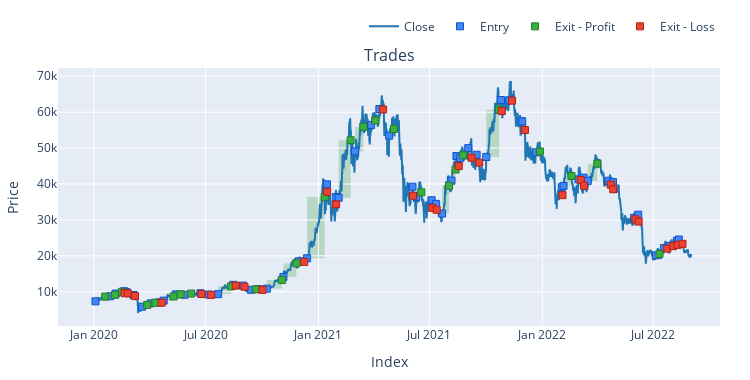

Write notebook code for a chart like this one.
### Code cell
'''
Strategy Implementation for long strategy
'''
import numpy as np
import pandas
import vectorbt as vbt
from numba import njit


@njit
def crossabove(a, b):
    return (a[:-1] <= b[:-1]) & (a[1:] > b[1:])

@njit
def crossbelow(a, b):
    return (a[:-1] >= b[:-1]) & (a[1:] < b[1:])

@njit
def produce_signal(rsi_values, slowk_values, slowd_values):
    # 計算交叉
    cross_up = crossabove(slowk_values, slowd_values)
    cross_down = crossbelow(slowk_values, slowd_values)

    trend = np.zeros(len(rsi_values), dtype=np.int32)

    for i in range(1, len(rsi_values)):
        if  rsi_values[i]>60 and cross_up[i-1]:
            trend[i] = 1
        elif rsi_values[i]<40:
            trend[i] = -1

    return trend



def custom_indicator(close, high, low, rsi_window=32, fastk_period=9, slowk_period=3,slowd_period=3):
    # Calculate RSI
    rsi = RSI.run(close, rsi_window).real
    stoch = STOCH.run(
        high,
        low,
        close,
        fastk_period=fastk_period,
        slowk_period=slowk_period,
        slowk_matype=0,
        slowd_period=slowd_period,
        slowd_matype=0
    )

    rsi_values = rsi.to_numpy()
    slowk_values = stoch.slowk.to_numpy()
    slowd_values = stoch.slowd.to_numpy()


    # Ensure no NaNs

    rsi_values = np.nan_to_num(rsi_values)
    slowk_values = np.nan_to_num(slowk_values)
    slowd_values = np.nan_to_num(slowd_values)

    return produce_signal(rsi_values,slowk_values,slowd_values)

# Define the custom indicator using IndicatorFactory
ind = vbt.IndicatorFactory(
    class_name="Combination",
    short_name="comb",
    input_names=['close', 'high', 'low'],
    param_names=['rsi_window', 'fastk_period', 'slowk_period', 'slowd_period'],
    output_names=["value"]
).from_apply_func(
    custom_indicator,
    rsi_window=32,
    fastk_period=9,
    slowk_period=3,
    slowd_period=3)

# Run the indicator
res = ind.run(
    data['close'],
    data['high'],
    data['low'],
    rsi_window=32,
    fastk_period=20,
    slowk_period=3,
    slowd_period=3,
)

# Generate entries and exits signals
entries = res.value == 1
exits = res.value == -1

# Create a portfolio from the signals
pf = vbt.Portfolio.from_signals(data['close'], entries, exits,freq='1h',direction='longonly',fees=0.04/100,sl_stop=0.05)
print(pf.stats())
fig = pf.plots(subplots=['trades'])
fig.show()
# 'orders', 'trades', 'drawdowns', 'underwater', 'trade_pnl','cum_returns'

### Figure 1 — Plotly figure (JSON) as saved in the notebook; plotly's stock layout.template omitted (floating-point values rounded to 4 significant figures; data arrays with more than 128 entries replaced by an {"elided": "..."} marker saying what was removed)
{"data": [{"line": {"color": "#1f77b4"}, "name": "Close", "showlegend": true, "x": {"elided": "23279 str values"}, "type": "scatter", "uid": "7ed3b438-6718-4f8d-8ac6-e055d8158e08", "xaxis": "x", "yaxis": "y", "y": {"elided": "23279 float values"}, "legendgroup": "0"}, {"customdata": {"elided": "59x5 mixed values"}, "hovertemplate": "Exit Trade Id: %{customdata[0]}<br>Position Id: %{customdata[1]}<br>Size: %{customdata[2]:.6f}<br>Entry Timestamp: %{x}<br>Avg Entry Price: %{y}<br>Entry Fees: %{customdata[3]:.6f}<br>Direction: %{customdata[4]}", "marker": {"color": "#4285F4", "line": {"color": "rgb(11,84,205)", "width": 1}, "size": 7, "symbol": "square"}, "mode": "markers", "name": "Entry", "x": ["2020-01-03T13:00:00", "2020-01-27T11:00:00", "2020-02-05T15:00:00", "2020-02-19T03:00:00", "2020-02-23T07:00:00", "2020-03-05T16:00:00", "2020-03-19T12:00:00", "2020-04-02T14:00:00", "2020-04-16T12:00:00", "2020-04-23T18:00:00", "2020-05-13T20:00:00", "2020-05-27T18:00:00", "2020-06-22T16:00:00", "2020-07-06T11:00:00", "2020-07-21T10:00:00", "2020-08-15T00:00:00", "2020-08-30T23:00:00", "2020-09-13T03:00:00", "2020-09-24T22:00:00", "2020-10-08T21:00:00", "2020-11-04T23:00:00", "2020-11-30T01:00:00", "2020-12-13T13:00:00", "2021-01-14T19:00:00", "2021-01-29T08:00:00", "2021-02-03T00:00:00", "2021-03-01T16:00:00", "2021-03-27T21:00:00", "2021-04-10T09:00:00", "2021-04-26T09:00:00", "2021-06-03T10:00:00", "2021-06-09T16:00:00", "2021-07-04T15:00:00", "2021-07-11T21:00:00", "2021-07-21T14:00:00", "2021-08-05T22:00:00", "2021-08-13T23:00:00", "2021-08-20T06:00:00", "2021-09-02T06:00:00", "2021-09-15T21:00:00", "2021-10-01T16:00:00", "2021-10-25T14:00:00", "2021-11-07T23:00:00", "2021-11-29T06:00:00", "2021-12-21T11:00:00", "2022-02-01T16:00:00", "2022-02-04T15:00:00", "2022-02-28T19:00:00", "2022-03-09T07:00:00", "2022-03-16T02:00:00", "2022-04-18T22:00:00", "2022-04-26T04:00:00", "2022-05-30T16:00:00", "2022-06-06T08:00:00", "2022-07-04T22:00:00", "2022-07-18T14:00:00", "2022-07-27T19:00:00", "2022-08-08T11:00:00", "2022-08-11T11:00:00"], "y": [7346.0, 8738.0, 9500.0, 10160.0, 9890.0, 9093.0, 5843.0, 6771.0, 7054.0, 7540.0, 9281.0, 9164.0, 9585.0, 9221.0, 9347.0, 11930.0, 11710.0, 10550.0, 10760.0, 10870.0, 14130.0, 18480.0, 19330.0, 39930.0, 36400.0, 36170.0, 49070.0, 56450.0, 60890.0, 53470.0, 39240.0, 36470.0, 35490.0, 34480.0, 31790.0, 40940.0, 47790.0, 47200.0, 50000.0, 48140.0, 47540.0, 63390.0, 63320.0, 57450.0, 48840.0, 39090.0, 39480.0, 41310.0, 41770.0, 40870.0, 40900.0, 40550.0, 30610.0, 31460.0, 20150.0, 22210.0, 22760.0, 24160.0, 24550.0], "type": "scatter", "uid": "047f089b-8903-4b8c-9a48-0d1801c475d4", "xaxis": "x", "yaxis": "y", "legendgroup": "1"}, {"customdata": {"elided": "26x8 mixed values"}, "hovertemplate": "Exit Trade Id: %{customdata[0]}<br>Position Id: %{customdata[1]}<br>Size: %{customdata[2]:.6f}<br>Exit Timestamp: %{x}<br>Avg Exit Price: %{y}<br>Exit Fees: %{customdata[3]:.6f}<br>PnL: %{customdata[4]:.6f}<br>Return: %{customdata[5]:.2%}<br>Direction: %{customdata[6]}<br>Duration: %{customdata[7]}", "marker": {"color": "#37B13F", "line": {"color": "rgb(38,123,44)", "width": 1}, "size": 7, "symbol": "square"}, "mode": "markers", "name": "Exit - Profit", "x": ["2020-01-19T12:00:00", "2020-02-04T12:00:00", "2020-02-15T15:00:00", "2020-03-27T23:00:00", "2020-04-10T05:00:00", "2020-05-10T00:00:00", "2020-05-21T09:00:00", "2020-06-07T12:00:00", "2020-08-11T15:00:00", "2020-09-21T09:00:00", "2020-11-02T12:00:00", "2020-11-26T03:00:00", "2021-01-11T02:00:00", "2021-02-22T13:00:00", "2021-03-15T09:00:00", "2021-04-03T21:00:00", "2021-05-04T00:00:00", "2021-06-17T17:00:00", "2021-08-02T00:00:00", "2021-08-12T16:00:00", "2021-08-24T16:00:00", "2021-10-22T15:00:00", "2021-12-28T04:00:00", "2022-02-17T13:00:00", "2022-03-31T16:00:00", "2022-07-11T01:00:00"], "y": [8646.0, 9144.0, 9982.0, 6354.0, 6952.0, 8696.0, 9296.0, 9509.0, 11490.0, 10700.0, 13300.0, 17930.0, 36420.0, 52190.0, 55940.0, 57690.0, 55320.0, 37690.0, 39530.0, 44040.0, 48000.0, 60740.0, 49040.0, 42240.0, 45690.0, 20550.0], "type": "scatter", "uid": "2f6aac38-9f21-4c6e-a2a7-756e9ff1e7a5", "xaxis": "x", "yaxis": "y", "legendgroup": "2"}, {"customdata": {"elided": "33x8 mixed values"}, "hovertemplate": "Exit Trade Id: %{customdata[0]}<br>Position Id: %{customdata[1]}<br>Size: %{customdata[2]:.6f}<br>Exit Timestamp: %{x}<br>Avg Exit Price: %{y}<br>Exit Fees: %{customdata[3]:.6f}<br>PnL: %{customdata[4]:.6f}<br>Return: %{customdata[5]:.2%}<br>Direction: %{customdata[6]}<br>Duration: %{customdata[7]}", "marker": {"color": "#EA4335", "line": {"color": "rgb(181,31,18)", "width": 1}, "size": 7, "symbol": "square"}, "mode": "markers", "name": "Exit - Loss", "x": ["2020-02-19T21:00:00", "2020-02-25T06:00:00", "2020-03-08T00:00:00", "2020-04-20T11:00:00", "2020-06-24T10:00:00", "2020-07-10T04:00:00", "2020-08-19T05:00:00", "2020-09-02T11:00:00", "2020-10-01T16:00:00", "2020-12-08T22:00:00", "2021-01-15T05:00:00", "2021-01-29T19:00:00", "2021-04-16T09:00:00", "2021-06-04T05:00:00", "2021-07-05T11:00:00", "2021-07-12T19:00:00", "2021-08-17T20:00:00", "2021-09-07T14:00:00", "2021-09-20T02:00:00", "2021-10-26T22:00:00", "2021-11-12T15:00:00", "2021-12-03T16:00:00", "2022-02-02T21:00:00", "2022-03-04T14:00:00", "2022-03-10T04:00:00", "2022-04-22T14:00:00", "2022-04-26T15:00:00", "2022-06-01T17:00:00", "2022-06-07T01:00:00", "2022-07-23T17:00:00", "2022-08-02T09:00:00", "2022-08-09T13:00:00", "2022-08-17T14:00:00"], "y": [9617.0, 9546.0, 8795.0, 6964.0, 9384.0, 9149.0, 11730.0, 11420.0, 10520.0, 18320.0, 37860.0, 34360.0, 60770.0, 36760.0, 33360.0, 32830.0, 45010.0, 47330.0, 45950.0, 60320.0, 63210.0, 55050.0, 36900.0, 41100.0, 39530.0, 39850.0, 38550.0, 30160.0, 29550.0, 22030.0, 22700.0, 23060.0, 23340.0], "type": "scatter", "uid": "a1912f26-26ff-48c4-9d36-b3f5ed132b7b", "xaxis": "x", "yaxis": "y", "legendgroup": "3"}], "layout": {"annotations": [{"font": {"size": 16}, "showarrow": false, "text": "Trades", "x": 0.5, "xanchor": "center", "xref": "paper", "y": 1.0, "yanchor": "bottom", "yref": "paper"}], "xaxis": {"anchor": "y", "domain": [0.0, 1.0], "title": {"text": "Index"}}, "yaxis": {"anchor": "x", "domain": [0.0, 1.0], "title": {"text": "Price"}}, "margin": {"t": 30, "b": 30, "l": 30, "r": 30}, "legend": {"orientation": "h", "yanchor": "bottom", "y": 1.105, "xanchor": "right", "x": 1, "traceorder": "normal"}, "width": 750, "height": 380, "showlegend": true, "shapes": [{"fillcolor": "green", "layer": "below", "line": {"width": 0}, "opacity": 0.2, "type": "rect", "x0": "2020-01-03T13:00:00", "x1": "2020-01-19T12:00:00", "xref": "x", "y0": 7346.0, "y1": 8646.0, "yref": "y"}, {"fillcolor": "green", "layer": "below", "line": {"width": 0}, "opacity": 0.2, "type": "rect", "x0": "2020-01-27T11:00:00", "x1": "2020-02-04T12:00:00", "xref": "x", "y0": 8738.0, "y1": 9144.0, "yref": "y"}, {"fillcolor": "green", "layer": "below", "line": {"width": 0}, "opacity": 0.2, "type": "rect", "x0": "2020-02-05T15:00:00", "x1": "2020-02-15T15:00:00", "xref": "x", "y0": 9500.0, "y1": 9982.0, "yref": "y"}, {"fillcolor": "green", "layer": "below", "line": {"width": 0}, "opacity": 0.2, "type": "rect", "x0": "2020-03-19T12:00:00", "x1": "2020-03-27T23:00:00", "xref": "x", "y0": 5843.0, "y1": 6354.0, "yref": "y"}, {"fillcolor": "green", "layer": "below", "line": {"width": 0}, "opacity": 0.2, "type": "rect", "x0": "2020-04-02T14:00:00", "x1": "2020-04-10T05:00:00", "xref": "x", "y0": 6771.0, "y1": 6952.0, "yref": "y"}, {"fillcolor": "green", "layer": "below", "line": {"width": 0}, "opacity": 0.2, "type": "rect", "x0": "2020-04-23T18:00:00", "x1": "2020-05-10T00:00:00", "xref": "x", "y0": 7540.0, "y1": 8696.0, "yref": "y"}, {"fillcolor": "green", "layer": "below", "line": {"width": 0}, "opacity": 0.2, "type": "rect", "x0": "2020-05-13T20:00:00", "x1": "2020-05-21T09:00:00", "xref": "x", "y0": 9281.0, "y1": 9296.0, "yref": "y"}, {"fillcolor": "green", "layer": "below", "line": {"width": 0}, "opacity": 0.2, "type": "rect", "x0": "2020-05-27T18:00:00", "x1": "2020-06-07T12:00:00", "xref": "x", "y0": 9164.0, "y1": 9509.0, "yref": "y"}, {"fillcolor": "green", "layer": "below", "line": {"width": 0}, "opacity": 0.2, "type": "rect", "x0": "2020-07-21T10:00:00", "x1": "2020-08-11T15:00:00", "xref": "x", "y0": 9347.0, "y1": 11490.0, "yref": "y"}, {"fillcolor": "green", "layer": "below", "line": {"width": 0}, "opacity": 0.2, "type": "rect", "x0": "2020-09-13T03:00:00", "x1": "2020-09-21T09:00:00", "xref": "x", "y0": 10550.0, "y1": 10700.0, "yref": "y"}, {"fillcolor": "green", "layer": "below", "line": {"width": 0}, "opacity": 0.2, "type": "rect", "x0": "2020-10-08T21:00:00", "x1": "2020-11-02T12:00:00", "xref": "x", "y0": 10870.0, "y1": 13300.0, "yref": "y"}, {"fillcolor": "green", "layer": "below", "line": {"width": 0}, "opacity": 0.2, "type": "rect", "x0": "2020-11-04T23:00:00", "x1": "2020-11-26T03:00:00", "xref": "x", "y0": 14130.0, "y1": 17930.0, "yref": "y"}, {"fillcolor": "green", "layer": "below", "line": {"width": 0}, "opacity": 0.2, "type": "rect", "x0": "2020-12-13T13:00:00", "x1": "2021-01-11T02:00:00", "xref": "x", "y0": 19330.0, "y1": 36420.0, "yref": "y"}, {"fillcolor": "green", "layer": "below", "line": {"width": 0}, "opacity": 0.2, "type": "rect", "x0": "2021-02-03T00:00:00", "x1": "2021-02-22T13:00:00", "xref": "x", "y0": 36170.0, "y1": 52190.0, "yref": "y"}, {"fillcolor": "green", "layer": "below", "line": {"width": 0}, "opacity": 0.2, "type": "rect", "x0": "2021-03-01T16:00:00", "x1": "2021-03-15T09:00:00", "xref": "x", "y0": 49070.0, "y1": 55940.0, "yref": "y"}, {"fillcolor": "green", "layer": "below", "line": {"width": 0}, "opacity": 0.2, "type": "rect", "x0": "2021-03-27T21:00:00", "x1": "2021-04-03T21:00:00", "xref": "x", "y0": 56450.0, "y1": 57690.0, "yref": "y"}, {"fillcolor": "green", "layer": "below", "line": {"width": 0}, "opacity": 0.2, "type": "rect", "x0": "2021-04-26T09:00:00", "x1": "2021-05-04T00:00:00", "xref": "x", "y0": 53470.0, "y1": 55320.0, "yref": "y"}, {"fillcolor": "green", "layer": "below", "line": {"width": 0}, "opacity": 0.2, "type": "rect", "x0": "2021-06-09T16:00:00", "x1": "2021-06-17T17:00:00", "xref": "x", "y0": 36470.0, "y1": 37690.0, "yref": "y"}, {"fillcolor": "green", "layer": "below", "line": {"width": 0}, "opacity": 0.2, "type": "rect", "x0": "2021-07-21T14:00:00", "x1": "2021-08-02T00:00:00", "xref": "x", "y0": 31790.0, "y1": 39530.0, "yref": "y"}, {"fillcolor": "green", "layer": "below", "line": {"width": 0}, "opacity": 0.2, "type": "rect", "x0": "2021-08-05T22:00:00", "x1": "2021-08-12T16:00:00", "xref": "x", "y0": 40940.0, "y1": 44040.0, "yref": "y"}, {"fillcolor": "green", "layer": "below", "line": {"width": 0}, "opacity": 0.2, "type": "rect", "x0": "2021-08-20T06:00:00", "x1": "2021-08-24T16:00:00", "xref": "x", "y0": 47200.0, "y1": 48000.0, "yref": "y"}, {"fillcolor": "green", "layer": "below", "line": {"width": 0}, "opacity": 0.2, "type": "rect", "x0": "2021-10-01T16:00:00", "x1": "2021-10-22T15:00:00", "xref": "x", "y0": 47540.0, "y1": 60740.0, "yref": "y"}, {"fillcolor": "green", "layer": "below", "line": {"width": 0}, "opacity": 0.2, "type": "rect", "x0": "2021-12-21T11:00:00", "x1": "2021-12-28T04:00:00", "xref": "x", "y0": 48840.0, "y1": 49040.0, "yref": "y"}, {"fillcolor": "green", "layer": "below", "line": {"width": 0}, "opacity": 0.2, "type": "rect", "x0": "2022-02-04T15:00:00", "x1": "2022-02-17T13:00:00", "xref": "x", "y0": 39480.0, "y1": 42240.0, "yref": "y"}, {"fillcolor": "green", "layer": "below", "line": {"width": 0}, "opacity": 0.2, "type": "rect", "x0": "2022-03-16T02:00:00", "x1": "2022-03-31T16:00:00", "xref": "x", "y0": 40870.0, "y1": 45690.0, "yref": "y"}, {"fillcolor": "green", "layer": "below", "line": {"width": 0}, "opacity": 0.2, "type": "rect", "x0": "2022-07-04T22:00:00", "x1": "2022-07-11T01:00:00", "xref": "x", "y0": 20150.0, "y1": 20550.0, "yref": "y"}, {"fillcolor": "red", "layer": "below", "line": {"width": 0}, "opacity": 0.2, "type": "rect", "x0": "2020-02-19T03:00:00", "x1": "2020-02-19T21:00:00", "xref": "x", "y0": 10160.0, "y1": 9617.0, "yref": "y"}, {"fillcolor": "red", "layer": "below", "line": {"width": 0}, "opacity": 0.2, "type": "rect", "x0": "2020-02-23T07:00:00", "x1": "2020-02-25T06:00:00", "xref": "x", "y0": 9890.0, "y1": 9546.0, "yref": "y"}, {"fillcolor": "red", "layer": "below", "line": {"width": 0}, "opacity": 0.2, "type": "rect", "x0": "2020-03-05T16:00:00", "x1": "2020-03-08T00:00:00", "xref": "x", "y0": 9093.0, "y1": 8795.0, "yref": "y"}, {"fillcolor": "red", "layer": "below", "line": {"width": 0}, "opacity": 0.2, "type": "rect", "x0": "2020-04-16T12:00:00", "x1": "2020-04-20T11:00:00", "xref": "x", "y0": 7054.0, "y1": 6964.0, "yref": "y"}, {"fillcolor": "red", "layer": "below", "line": {"width": 0}, "opacity": 0.2, "type": "rect", "x0": "2020-06-22T16:00:00", "x1": "2020-06-24T10:00:00", "xref": "x", "y0": 9585.0, "y1": 9384.0, "yref": "y"}, {"fillcolor": "red", "layer": "below", "line": {"width": 0}, "opacity": 0.2, "type": "rect", "x0": "2020-07-06T11:00:00", "x1": "2020-07-10T04:00:00", "xref": "x", "y0": 9221.0, "y1": 9149.0, "yref": "y"}, {"fillcolor": "red", "layer": "below", "line": {"width": 0}, "opacity": 0.2, "type": "rect", "x0": "2020-08-15T00:00:00", "x1": "2020-08-19T05:00:00", "xref": "x", "y0": 11930.0, "y1": 11730.0, "yref": "y"}, {"fillcolor": "red", "layer": "below", "line": {"width": 0}, "opacity": 0.2, "type": "rect", "x0": "2020-08-30T23:00:00", "x1": "2020-09-02T11:00:00", "xref": "x", "y0": 11710.0, "y1": 11420.0, "yref": "y"}, {"fillcolor": "red", "layer": "below", "line": {"width": 0}, "opacity": 0.2, "type": "rect", "x0": "2020-09-24T22:00:00", "x1": "2020-10-01T16:00:00", "xref": "x", "y0": 10760.0, "y1": 10520.0, "yref": "y"}, {"fillcolor": "red", "layer": "below", "line": {"width": 0}, "opacity": 0.2, "type": "rect", "x0": "2020-11-30T01:00:00", "x1": "2020-12-08T22:00:00", "xref": "x", "y0": 18480.0, "y1": 18320.0, "yref": "y"}, {"fillcolor": "red", "layer": "below", "line": {"width": 0}, "opacity": 0.2, "type": "rect", "x0": "2021-01-14T19:00:00", "x1": "2021-01-15T05:00:00", "xref": "x", "y0": 39930.0, "y1": 37860.0, "yref": "y"}, {"fillcolor": "red", "layer": "below", "line": {"width": 0}, "opacity": 0.2, "type": "rect", "x0": "2021-01-29T08:00:00", "x1": "2021-01-29T19:00:00", "xref": "x", "y0": 36400.0, "y1": 34360.0, "yref": "y"}, {"fillcolor": "red", "layer": "below", "line": {"width": 0}, "opacity": 0.2, "type": "rect", "x0": "2021-04-10T09:00:00", "x1": "2021-04-16T09:00:00", "xref": "x", "y0": 60890.0, "y1": 60770.0, "yref": "y"}, {"fillcolor": "red", "layer": "below", "line": {"width": 0}, "opacity": 0.2, "type": "rect", "x0": "2021-06-03T10:00:00", "x1": "2021-06-04T05:00:00", "xref": "x", "y0": 39240.0, "y1": 36760.0, "yref": "y"}, {"fillcolor": "red", "layer": "below", "line": {"width": 0}, "opacity": 0.2, "type": "rect", "x0": "2021-07-04T15:00:00", "x1": "2021-07-05T11:00:00", "xref": "x", "y0": 35490.0, "y1": 33360.0, "yref": "y"}, {"fillcolor": "red", "layer": "below", "line": {"width": 0}, "opacity": 0.2, "type": "rect", "x0": "2021-07-11T21:00:00", "x1": "2021-07-12T19:00:00", "xref": "x", "y0": 34480.0, "y1": 32830.0, "yref": "y"}, {"fillcolor": "red", "layer": "below", "line": {"width": 0}, "opacity": 0.2, "type": "rect", "x0": "2021-08-13T23:00:00", "x1": "2021-08-17T20:00:00", "xref": "x", "y0": 47790.0, "y1": 45010.0, "yref": "y"}, {"fillcolor": "red", "layer": "below", "line": {"width": 0}, "opacity": 0.2, "type": "rect", "x0": "2021-09-02T06:00:00", "x1": "2021-09-07T14:00:00", "xref": "x", "y0": 50000.0, "y1": 47330.0, "yref": "y"}, {"fillcolor": "red", "layer": "below", "line": {"width": 0}, "opacity": 0.2, "type": "rect", "x0": "2021-09-15T21:00:00", "x1": "2021-09-20T02:00:00", "xref": "x", "y0": 48140.0, "y1": 45950.0, "yref": "y"}, {"fillcolor": "red", "layer": "below", "line": {"width": 0}, "opacity": 0.2, "type": "rect", "x0": "2021-10-25T14:00:00", "x1": "2021-10-26T22:00:00", "xref": "x", "y0": 63390.0, "y1": 60320.0, "yref": "y"}, {"fillcolor": "red", "layer": "below", "line": {"width": 0}, "opacity": 0.2, "type": "rect", "x0": "2021-11-07T23:00:00", "x1": "2021-11-12T15:00:00", "xref": "x", "y0": 63320.0, "y1": 63210.0, "yref": "y"}, {"fillcolor": "red", "layer": "below", "line": {"width": 0}, "opacity": 0.2, "type": "rect", "x0": "2021-11-29T06:00:00", "x1": "2021-12-03T16:00:00", "xref": "x", "y0": 57450.0, "y1": 55050.0, "yref": "y"}, {"fillcolor": "red", "layer": "below", "line": {"width": 0}, "opacity": 0.2, "type": "rect", "x0": "2022-02-01T16:00:00", "x1": "2022-02-02T21:00:00", "xref": "x", "y0": 39090.0, "y1": 36900.0, "yref": "y"}, {"fillcolor": "red", "layer": "below", "line": {"width": 0}, "opacity": 0.2, "type": "rect", "x0": "2022-02-28T19:00:00", "x1": "2022-03-04T14:00:00", "xref": "x", "y0": 41310.0, "y1": 41100.0, "yref": "y"}, {"fillcolor": "red", "layer": "below", "line": {"width": 0}, "opacity": 0.2, "type": "rect", "x0": "2022-03-09T07:00:00", "x1": "2022-03-10T04:00:00", "xref": "x", "y0": 41770.0, "y1": 39530.0, "yref": "y"}, {"fillcolor": "red", "layer": "below", "line": {"width": 0}, "opacity": 0.2, "type": "rect", "x0": "2022-04-18T22:00:00", "x1": "2022-04-22T14:00:00", "xref": "x", "y0": 40900.0, "y1": 39850.0, "yref": "y"}, {"fillcolor": "red", "layer": "below", "line": {"width": 0}, "opacity": 0.2, "type": "rect", "x0": "2022-04-26T04:00:00", "x1": "2022-04-26T15:00:00", "xref": "x", "y0": 40550.0, "y1": 38550.0, "yref": "y"}, {"fillcolor": "red", "layer": "below", "line": {"width": 0}, "opacity": 0.2, "type": "rect", "x0": "2022-05-30T16:00:00", "x1": "2022-06-01T17:00:00", "xref": "x", "y0": 30610.0, "y1": 30160.0, "yref": "y"}, {"fillcolor": "red", "layer": "below", "line": {"width": 0}, "opacity": 0.2, "type": "rect", "x0": "2022-06-06T08:00:00", "x1": "2022-06-07T01:00:00", "xref": "x", "y0": 31460.0, "y1": 29550.0, "yref": "y"}, {"fillcolor": "red", "layer": "below", "line": {"width": 0}, "opacity": 0.2, "type": "rect", "x0": "2022-07-18T14:00:00", "x1": "2022-07-23T17:00:00", "xref": "x", "y0": 22210.0, "y1": 22030.0, "yref": "y"}, {"fillcolor": "red", "layer": "below", "line": {"width": 0}, "opacity": 0.2, "type": "rect", "x0": "2022-07-27T19:00:00", "x1": "2022-08-02T09:00:00", "xref": "x", "y0": 22760.0, "y1": 22700.0, "yref": "y"}, {"fillcolor": "red", "layer": "below", "line": {"width": 0}, "opacity": 0.2, "type": "rect", "x0": "2022-08-08T11:00:00", "x1": "2022-08-09T13:00:00", "xref": "x", "y0": 24160.0, "y1": 23060.0, "yref": "y"}, {"fillcolor": "red", "layer": "below", "line": {"width": 0}, "opacity": 0.2, "type": "rect", "x0": "2022-08-11T11:00:00", "x1": "2022-08-17T14:00:00", "xref": "x", "y0": 24550.0, "y1": 23340.0, "yref": "y"}]}}
